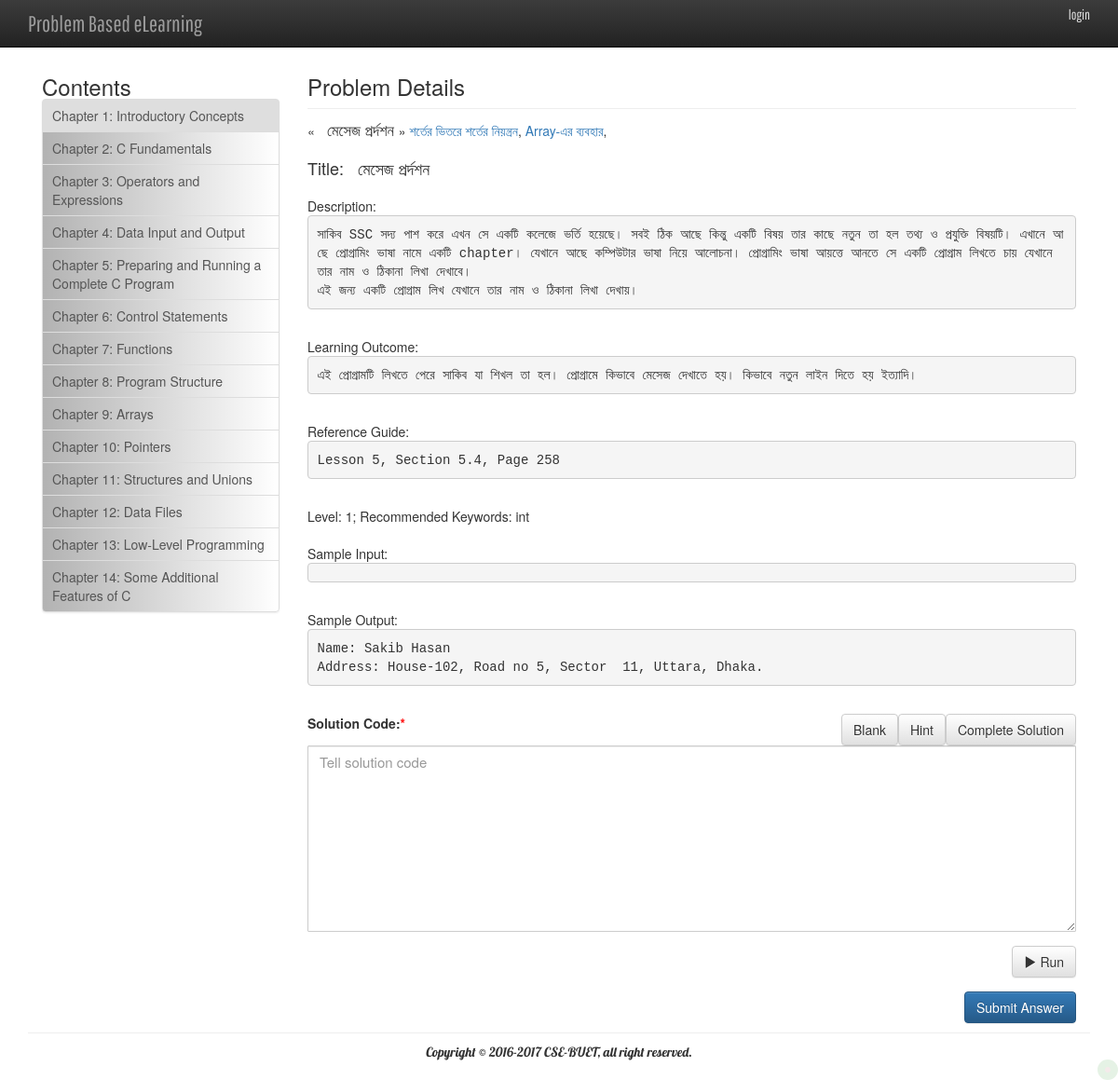
The page /c/Chapter_content/single_view/1 on the database its author committed.
### tables this page shows
CREATE TABLE `c_topics` (
  `id` int(11) NOT NULL AUTO_INCREMENT,
  `title` varchar(256) DEFAULT NULL,
  `created_at` timestamp NULL DEFAULT CURRENT_TIMESTAMP,
  PRIMARY KEY (`id`)
);

CREATE TABLE `c_problem` (
  `id` int(11) NOT NULL AUTO_INCREMENT,
  `title` varchar(255) NOT NULL,
  `description` mediumtext NOT NULL,
  `learning_outcome` mediumtext NOT NULL,
  `reference_guide` varchar(255) NOT NULL,
  `keywords` varchar(100) NOT NULL,
  `type` varchar(30) NOT NULL,
  `level` int(2) NOT NULL,
  `sample_input` mediumtext,
  `sample_output` mediumtext,
  `hint` mediumtext NOT NULL,
  `chapter_id` int(11) NOT NULL,
  `created_by` varchar(50) NOT NULL,
  `created_at` timestamp NOT NULL DEFAULT CURRENT_TIMESTAMP,
  `updated_at` timestamp NULL DEFAULT NULL,
  PRIMARY KEY (`id`)
);

### application/controllers/c/Chapter_content.php (called while the page is built, shortened)
<?php
class Chapter_content extends CI_Controller {
	function __construct() {
		$this->load->model("c/Chapter_content_model", "Chapter_content");
		$this->load->model("c/Learning_model", "learning");
		$this->load->model("c/Problem_list_model", "problem_list");
	}
	public function single_view($pid)
	{
		$data['chapter_content'] = $this->Chapter_content->getTopics();
		$data['childes'] = $this->problem_list->getChildList($pid);
		$data['parent'] = $this->problem_list->getParentList($pid);
		$data['single_problem'] = $this->learning->singleProblemView($pid);
		$this->load->view('c/chapter_content/single_problem_view', $data);
	}
}

### index.php (called while the page is built, shortened)
<?php
require_once BASEPATH.'core/CodeIgniter.php';

### application/models/c/Chapter_content_model.php (called while the page is built, shortened)
<?php
class Chapter_content_model extends CI_Model
{
    public function getTopics()
    {
        $this->db->select("*");
        $this->db->from("c_topics");
        $this->db->order_by("id");
        $query = $this->db->get();
        return $result = $query->result();
    }
}

### application/models/c/Learning_model.php (called while the page is built, shortened)
<?php
class Learning_model extends CI_Model
{
    public function singleProblemView($pid)
    {
        $this->db->select("*");
        $this->db->from("c_problem");
        $this->db->where('id', $pid);
        $query = $this->db->get();
        return $result = $query->result();
    }
}

### application/models/c/Problem_list_model.php (called while the page is built, shortened)
<?php
class Problem_list_model extends CI_Model
{
    public function getChildList($pid)
    {
        $this->db->select("p.id, p.title");
        $this->db->from("c_child_problem c, c_problem p");
        $this->db->where('c.pid', $pid);
        $this->db->where('c.child_id=p.id');
        $query = $this->db->get();
        return $result = $query->result();
    }
    public function getParentList($pid)
    {
        $this->db->select("p.id, p.title");
        $this->db->from("c_parent_problem c, c_problem p");
        $this->db->where('c.pid', $pid);
        $this->db->where('c.parent_id=p.id');
        $query = $this->db->get();
        return $result = $query->result();
    }
}

### application/views/c/chapter_content/single_problem_view.php (the view, shortened to what this page needs)
<?php
$this->load->view('c/common/header');
$this->load->view('c/common/chapter_nav');
?>
<div class="col-md-9 col-sm-9 col-xs-12">
    <form role="form" action="<?=base_url();?>c/Solution_submit/answer_solution/<?=$single_problem[0]->id?>" method="post">
        <h3>Problem Details</h3>
        <hr>
        &laquo; <big><?php echo $single_problem[0]->title; ?> </big> &raquo;
        <?php for ($i = 0; $i < count($parent); ++$i) { ?>
            <a href="<?=base_url();?>c/Learning/single_view/<?php echo $parent[$i]->id;?>"><?php echo $parent[$i]->title;?></a>,
        <?php } ?>
        <br>
        <br>
        <h4>Title: <?php echo $single_problem[0]->title; ?></h4>
        <br>
        <p>Description: <pre><?php echo $single_problem[0]->description; ?></pre></p>
        <br>
        <p>Learning Outcome: <pre><?php echo $single_problem[0]->learning_outcome; ?></pre></p>
        <br>
        <p>Reference Guide: <pre><?php echo $single_problem[0]->reference_guide; ?></pre></p>
        <br>
        <p>Level: <?php echo $single_problem[0]->level;?>; Recommended Keywords: <?php echo $single_problem[0]->keywords; ?></p>
        <br>
        <p>Sample Input: <pre><?php echo $single_problem[0]->sample_input; ?></pre></p>
        <br>
        <p>Sample Output: <pre><?php echo $single_problem[0]->sample_output; ?></pre></p>
        <br>
        <div class="form-group required">
            <label class="control-label">Solution Code:</label>
            <span id="complete_solution" class="btn btn-default pull-right">Complete Solution</span>
            <span id="hint" class="btn btn-default pull-right">Hint</span>
            <span id="blank" class="btn btn-default pull-right">Blank</span>
            <textarea id="solution_code" name="solution_code" class="form-control min-h-200" placeholder="Tell solution code" required></textarea>
        </div>
        <div class="row">
            <div class="form-group col-md-12">
                <button id="solution_code_btn" type="button" class="btn btn-default pull-right"><i class="glyphicon glyphicon-play"></i> Run</button>
            </div>
        </div>
        <input class="btn btn-primary pull-right" type="submit" value="Submit Answer">
    </form>
</div>

### application/views/c/common/chapter_nav.php (shortened to what this page needs)
<div class="col-md-3 col-sm-4 col-xs-12">
    <h3>Contents</h3>
    <div class="list-group">
        <?php for ($i = 0; $i < count($chapter_content); ++$i) { ?>
            <a <?php if($this->uri->segment(4)==$chapter_content[$i]->id){echo 'class="list-group-item active-con"';}?> href="<?=base_url();?>c/Chapter_content/chapter_wise_problems/<?php echo $chapter_content[$i]->id;?>" title="<?php echo $chapter_content[$i]->title;?>" class="list-group-item"><?php echo $chapter_content[$i]->title;?></a>
        <?php } ?>
    </div>
</div>

### assets/css/main.css (style rules this page uses)
* { margin:0; padding:0; }
:link,:visited { text-decoration: none; }
address,i,em { font-style: normal; }
h1,h2, h3, h4, h5, p { margin:0; }
.form-control { -webkit-border-radius: 1px; -moz-border-radius: 1px; border-radius: 1px; height:40px; font-size:15px; }
hr { margin: 10px 0; }
.form-group.required .control-label:after { content:"*"; color:red; }
.min-h-200 { min-height: 200px !important; }
pre { white-space: pre-wrap; white-space: -moz-pre-wrap; white-space: -pre-wrap; white-space: -o-pre-wrap; word-wrap: break-word; font-size: 14px; }
.list-group-item { padding: 7px 10px; background: -moz-linear-gradient(left, rgba(0,0,0,0.3) 0%, rgba(0,0,0,0) 100%); background: -webkit-linear-gradient(left, rgba(0,0,0,0.3) 0%,rgba(0,0,0,0) 100%); background: linear-gradient(to right, rgba(0,0,0,0.3) 0%,rgba(0,0,0,0) 100%); filter: progid:DXImageTransform.Microsoft.gradient( startColorstr='#a6000000', endColorstr='#00000000',GradientType=1 ); }
.active-con { background: #dedede; }

### application/views/c/common/header.php (style rules this page uses)
body { padding-top: 80px; padding-bottom: 20px; }

### rows shown on the page
c_topics: title "Chapter 1: Introductory Concepts"
c_topics: title "Chapter 2: C Fundamentals"
c_topics: title "Chapter 3: Operators and Expressions"
c_topics: title "Chapter 4: Data Input and Output"
c_topics: title "Chapter 5: Preparing and Running a Complete C Program"
c_topics: title "Chapter 6: Control Statements"
c_topics: title "Chapter 7: Functions"
c_topics: title "Chapter 8: Program Structure"
c_topics: title "Chapter 9: Arrays"
c_topics: title "Chapter 10: Pointers"
c_topics: title "Chapter 11: Structures and Unions"
c_topics: title "Chapter 12: Data Files"
c_topics: title "Chapter 13: Low-Level Programming"
c_topics: title "Chapter 14: Some Additional Features of C"
c_problem: title "মেসেজ প্রর্দশন", description "সাকিব SSC সদ্য পাশ করে এখন সে একটি কলেজে ভর্তি হয়েছে। সবই ঠিক আছে কিন্তু একটি বিষয় তার কাছে নতুন তা হল তথ্য ও প্রযুক্তি বিষয়টি। এখানে আছে প্রোগ্রামিং ভাষা নামে একটি chapter। যেখানে আছে কম্পিউটার ভাষা নিয়ে আলোচনা। প্রোগ্রামিং ভাষা আয়ত্তে আনতে সে একটি প্রোগ্রাম লিখতে চায় যেখানে তার নাম ও ঠিকানা লিখা দেখাবে। এই জন্য একটি প্রোগ্রাম লিখ যেখানে তার নাম ও ঠিকানা লিখা দেখায়।", learning_outcome "এই প্রোগ্রামটি লিখতে পেরে সাকিব যা শিখল তা হল। প্রোগ্রামে কিভাবে মেসেজ দেখাতে হয়। কিভাবে নতুন লাইন দিতে হয় ইত্যাদি।", reference_guide "Lesson 5, Section 5.4, Page 258", level "1", keywords "int", sample_output "Name: Sakib Hasan Address: House-102, Road no 5, Sector 11, Uttara, Dhaka."
c_problem: title "শর্তের ভিতরে শর্তের নিয়ন্ত্রন"
c_problem: title "Array-এর ব্যবহার"
